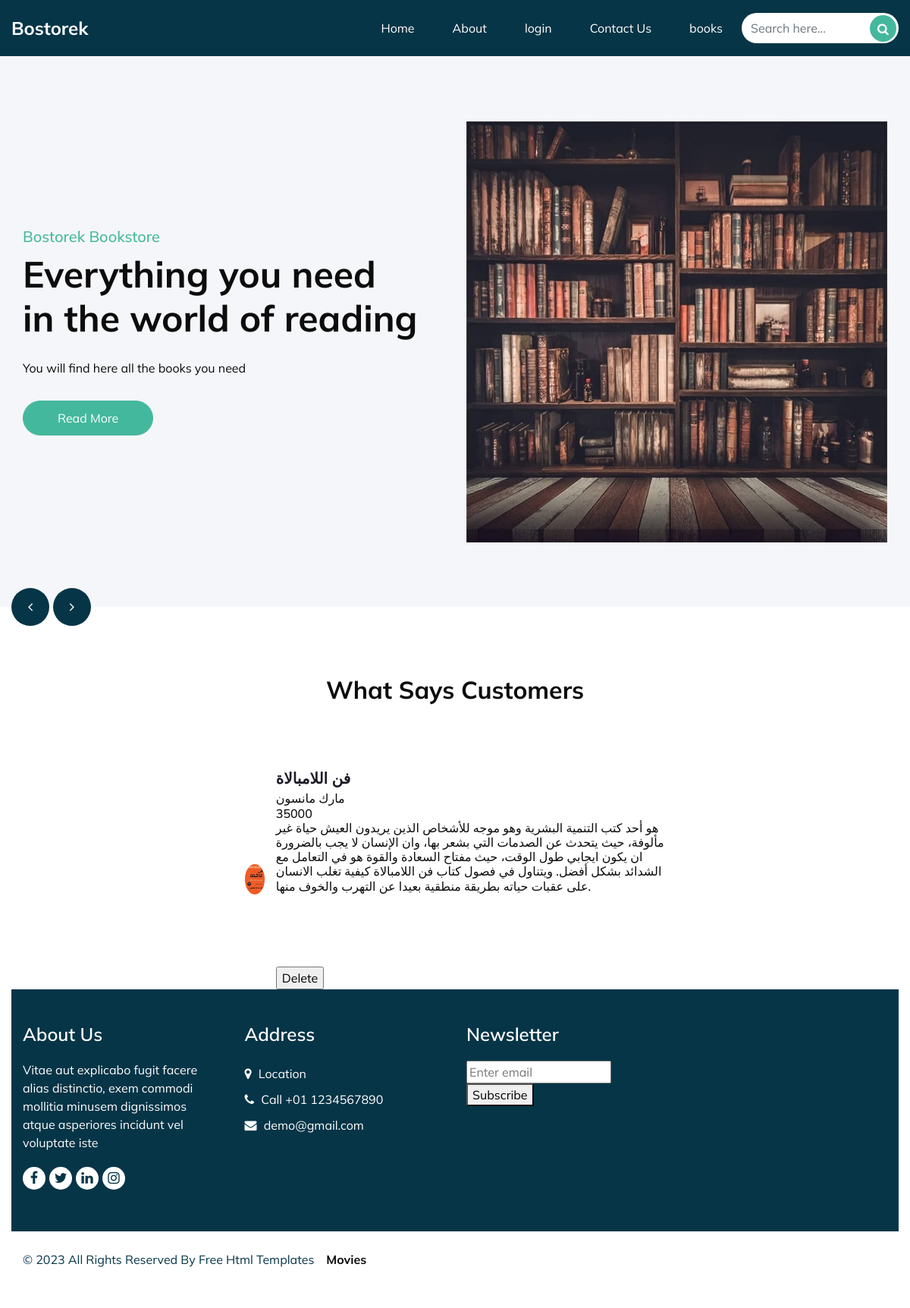
Screenshot of /userbook.php?userid=3 with the database file from the repository.
### tables this page shows
CREATE TABLE `userbook` (
  `id` int(11) NOT NULL,
  `bookid` int(11) NOT NULL,
  `userid` int(11) NOT NULL
);

CREATE TABLE `book` (
  `id` int(11) NOT NULL,
  `name` varchar(50) NOT NULL,
  `auther` varchar(50) NOT NULL,
  `price` int(11) NOT NULL,
  `description` varchar(1000) NOT NULL,
  `image` varchar(50) NOT NULL
);

### userbook.php (the view, shortened to what this page needs)
<!DOCTYPE html>
<html>
<head>
  <link rel="stylesheet" type="text/css" href="css/bootstrap.css" />
  <link href="css/font-awesome.min.css" rel="stylesheet" />
  <link href="css/style.css" rel="stylesheet" />
  <link href="css/responsive.css" rel="stylesheet" />
</head>
<body>
  <div class="hero_area">
    <header class="header_section">
      <div class="container-fluid">
        <nav class="navbar navbar-expand-lg custom_nav-container ">
          <a class="navbar-brand" href="index.html">
            <span>
              Bostorek
            </span>
          </a>
          <div class="collapse navbar-collapse" id="navbarSupportedContent">
            <ul class="navbar-nav">
            <li class="nav-item active">
                                <a class="nav-link pl-lg-0" href="index.html">Home <span class="sr-only">(current)</span></a>
                            </li>
                            <li class="nav-item">
                                <a class="nav-link" href="about.html"> About</a>
                            </li>
                            <li class="nav-item">
                                <a class="nav-link" href="login.php">login</a>
                            </li>
                            <li class="nav-item">
                                <a class="nav-link" href="contact.html">Contact Us</a>
                            </li>
                            <li class="nav-item">
                                <a class="nav-link" href="books.php">books</a>
                            </li>
            </ul>
            <form class="search_form" action="search.php">
              <input type="text" class="form-control" name="searchtxt" placeholder="Search here...">
              <button class="" type="submit" name="search">
                <i class="fa fa-search" aria-hidden="true"></i>
              </button>
            </form>
          </div>
        </nav>
      </div>
    </header>
    <section class="slider_section ">
      <div id="customCarousel1" class="carousel slide" data-ride="carousel">
        <div class="carousel-inner">
          <div class="carousel-item active">
            <div class="container ">
              <div class="row">
                <div class="col-md-6">
                  <div class="detail-box">
                    <h5>
                      Bostorek Bookstore
                    </h5>
                    <h1>
                      Everything you need <br>
                      in the world of reading
                    </h1>
                    <p>
                      You will find here all the books you need
                    </p>
                    <a href="">
                      Read More
                    </a>
                  </div>
                </div>
                <div class="col-md-6">
                  <div class="img-box">
                    <img src="images/61Z-R+GMJPS._AC_UF1000,1000_QL80_.jpg" alt="">
                  </div>
                </div>
              </div>
            </div>
          </div>
        </div>
        <div class="carousel_btn_box">
          <a class="carousel-control-prev" href="#customCarousel1" role="button" data-slide="prev">
            <i class="fa fa-angle-left" aria-hidden="true"></i>
          </a>
          <a class="carousel-control-next" href="#customCarousel1" role="button" data-slide="next">
            <i class="fa fa-angle-right" aria-hidden="true"></i>
          </a>
        </div>
      </div>
    </section>
  </div>
  <section class="client_section layout_padding">
    <div class="container ">
      <div class="heading_container heading_center">
        <h2>
          What Says Customers
        </h2>
      </div>
      <div class="row">
        <?php
        $userid = $_GET['userid'];
        $con = mysqli_connect('localhost','root','','books');
        $sql="SELECT * FROM book,userbook WHERE book.id = userbook.bookid AND userbook.userid=".$userid;
        $result = mysqli_query($con,$sql);
        echo "<table><tr><th>Movies</th></tr>";
        while($category = mysqli_fetch_array($result)){
           echo " <div class='col-md-6 mx-auto'>
           <div class='client_container '>
             <div class='client_id'>
               <div class='img-box'>
                 <img src='".$category['image']."' >
               </div>
               <div class='client_name'>
                 <h5>
                 ".$category['name']."
                 </h5>
                 <h6>
                  ".$category['auther']."
                 </h6>
                 <h6>
                 ".$category['price']."
                </h6>
                <h6>
                ".$category['description']."
               </h6>
                 <form action='userbook.php' >
                 <input type='hidden' name='bookid' id='bookid' value = '". $category['id']."'/><br><br>
                 <input type='hidden' name='userid' id='userid' value = '".$userid."'/><br><br>
                 <input type='submit' name='Delete' value='Delete' />
                 </form>
               </div>
             </div>
           </div>
         </div>";
        }
        ?>
      </div>
    </div>
  </section>
  <section class="info_section layout_padding2">
    <div class="container">
      <div class="row">
        <div class="col-md-6 col-lg-3 info-col">
          <div class="info_detail">
            <h4>
              About Us
            </h4>
            <p>
              Vitae aut explicabo fugit facere alias distinctio, exem commodi mollitia minusem dignissimos atque asperiores incidunt vel voluptate iste
            </p>
            <div class="info_social">
              <a href="">
                <i class="fa fa-facebook" aria-hidden="true"></i>
              </a>
              <a href="">
                <i class="fa fa-twitter" aria-hidden="true"></i>
              </a>
              <a href="">
                <i class="fa fa-linkedin" aria-hidden="true"></i>
              </a>
              <a href="">
                <i class="fa fa-instagram" aria-hidden="true"></i>
              </a>
            </div>
          </div>
        </div>
        <div class="col-md-6 col-lg-3 info-col">
          <div class="info_contact">
            <h4>
              Address
            </h4>
            <div class="contact_link_box">
              <a href="">
                <i class="fa fa-map-marker" aria-hidden="true"></i>
                <span>
                  Location
                </span>
              </a>
              <a href="">
                <i class="fa fa-phone" aria-hidden="true"></i>
                <span>
                  Call +01 1234567890
                </span>
              </a>
              <a href="">
                <i class="fa fa-envelope" aria-hidden="true"></i>
                <span>
                  demo@gmail.com
                </span>
              </a>
            </div>
          </div>
        </div>
        <div class="col-md-6 col-lg-3 info-col">
          <div class="info_contact">
            <h4>
              Newsletter
            </h4>
            <form action="#">
              <input type="text" placeholder="Enter email" />
              <button type="submit">
                Subscribe
              </button>
            </form>
          </div>
        </div>
        <div class="col-md-6 col-lg-3 info-col">
          <div class="map_container">
            <div class="map">
              <div id="googleMap"></div>
            </div>
          </div>
        </div>
      </div>
    </div>
  </section>
  <footer class="footer_section">
    <div class="container">
      <p>
        &copy; <span id="displayYear"></span> All Rights Reserved By
        <a href="https://html.design/">Free Html Templates</a>
      </p>
    </div>
  </footer>
</body>
</html>

### css/responsive.css (style rules this page uses)
@media (min-width: 1200px) { .container { max-width: 1170px; } }

### rows the page displays
userbook: bookid.image (picture), bookid.name "فن اللامبالاة", bookid.auther "مارك مانسون", bookid.price "35000", bookid.description "هو أحد كتب التنمية البشرية وهو موجه للأشخاص الذين يريدون العيش حياة غير مألوفة، حيث يتحدث عن الصدمات التي بشعر بها، وان الإنسان لا يجب بالضرورة ان يكون ايجابي طول الوقت، حيث مفتاح السعادة والقوة هو في التعامل مع الشدائد بشكل أفضل. ويتناول في فصول كتاب فن اللامبالاة كيفية تغلب الانسان على عقبات حياته بطريقة منطقية بعيدا عن التهرب والخوف منها."
